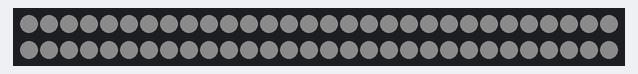
A sketch run on a simulated Arduino Uno, built with avr-gcc and run on an emulated ATmega328P. Shown: 60 RGB LEDs in strip order, left to right, continuing on the next row. Dim RGB values are drawn brighter than linear; random numbers use the default seed unless the sketch sets one.

Above: at 3.01 s.
At 121.45 s:
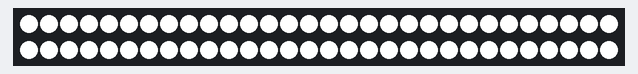

The sketch:

Lightning2014.ino
```cpp
//  Lightning2014 is a program that lets you make an LED strip
//  look like a bolt of lightning
//
//  Daniel Wilson, 2014
//
//  With BIG thanks to the FastLED community!

#include "FastLED.h"

#define NUM_LEDS      60
#define DATA_PIN      3
#define COLOR_ORDER   GRB
#define CHIPSET       NEOPIXEL
#define FREQUENCY     50                // controls the interval between strikes
#define FLASHES       8                 // the upper limit of flashes per strike
#define BRIGHTNESS    255

CRGB leds[NUM_LEDS];
#define color White;
unsigned int dimmer = 1;

void setup() {
  delay(3000);                           // allows reprogramming if accidently blowing power w/leds
  FastLED.addLeds<CHIPSET, DATA_PIN, COLOR_ORDER>(leds, NUM_LEDS);
  LEDS.setBrightness(BRIGHTNESS);
}

// The first "flash" in a bolt of lightning is the "leader." The leader
// is usually duller and has a longer delay until the next flash. Subsequent
// flashes, the "strokes," are brighter and happen at shorter intervals.

void loop()
{
  for (int flashCounter = 0; flashCounter < random8(3,FLASHES); flashCounter++)
  {
    if(flashCounter == 0) dimmer = 5;     // the brightness of the leader is scaled down by a factor of 5
    else dimmer = random8(1,3);           // return strokes are brighter than the leader

    FastLED.showColor(CHSV(255, 0, 255/dimmer));
    delay(random8(4,10));                 // each flash only lasts 4-10 milliseconds
    FastLED.showColor(CHSV(255, 0, 0));

    if (flashCounter == 0) delay (150);   // longer delay until next flash after the leader
    delay(50+random8(100));               // shorter delay between strokes
  }
  delay(random8(FREQUENCY)*100);          // delay between strikes
}
```
